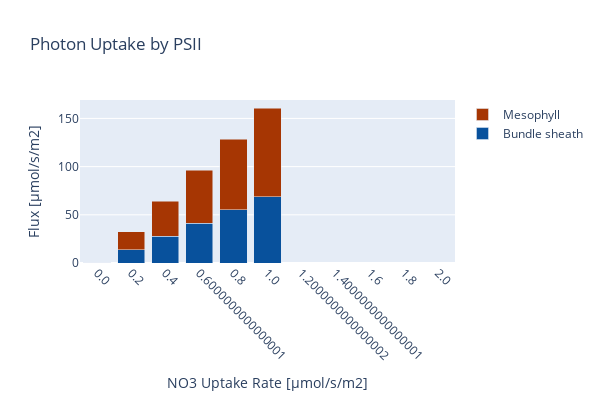

Notebook code for this chart:
### Code cell
create_bar_plot_met(D_fba, D_exp,
                    {'[M]_PSII_h':'Mesophyll','[B]_PSII_h': 'Bundle sheath'},'hnu_h',
                    'Photon Uptake by PSII', xaxis_title, c3_model,
                    stacked = True, save_fig=save_fig)

### Figure 1 — Plotly figure (JSON) as saved in the notebook; plotly's stock layout.template omitted (floating-point values rounded to 4 significant figures)
{"data": [{"marker": {"color": "rgb(8,81,156)"}, "name": "Bundle sheath", "type": "bar", "x": ["0.0", "0.2", "0.4", "0.6000000000000001", "0.8", "1.0", "1.2000000000000002", "1.4000000000000001", "1.6", "1.8", "2.0"], "y": [0.03568, 13.83, 27.59, 41.35, 55.11, 68.87, 0, 0, 0, 0, 0]}, {"marker": {"color": "rgb(166,54,3)"}, "name": "Mesophyll", "type": "bar", "x": ["0.0", "0.2", "0.4", "0.6000000000000001", "0.8", "1.0", "1.2000000000000002", "1.4000000000000001", "1.6", "1.8", "2.0"], "y": [0.03568, 18.36, 36.71, 55.06, 73.42, 91.77, 0, 0, 0, 0, 0]}], "layout": {"barmode": "stack", "height": 400, "margin": {"b": 100}, "title": {"text": "Photon Uptake by PSII"}, "width": 600, "xaxis": {"tickangle": 45, "title": {"text": "NO3 Uptake Rate [µmol/s/m2]"}}, "yaxis": {"autorange": true, "title": {"text": "Flux [µmol/s/m2]"}}}}
